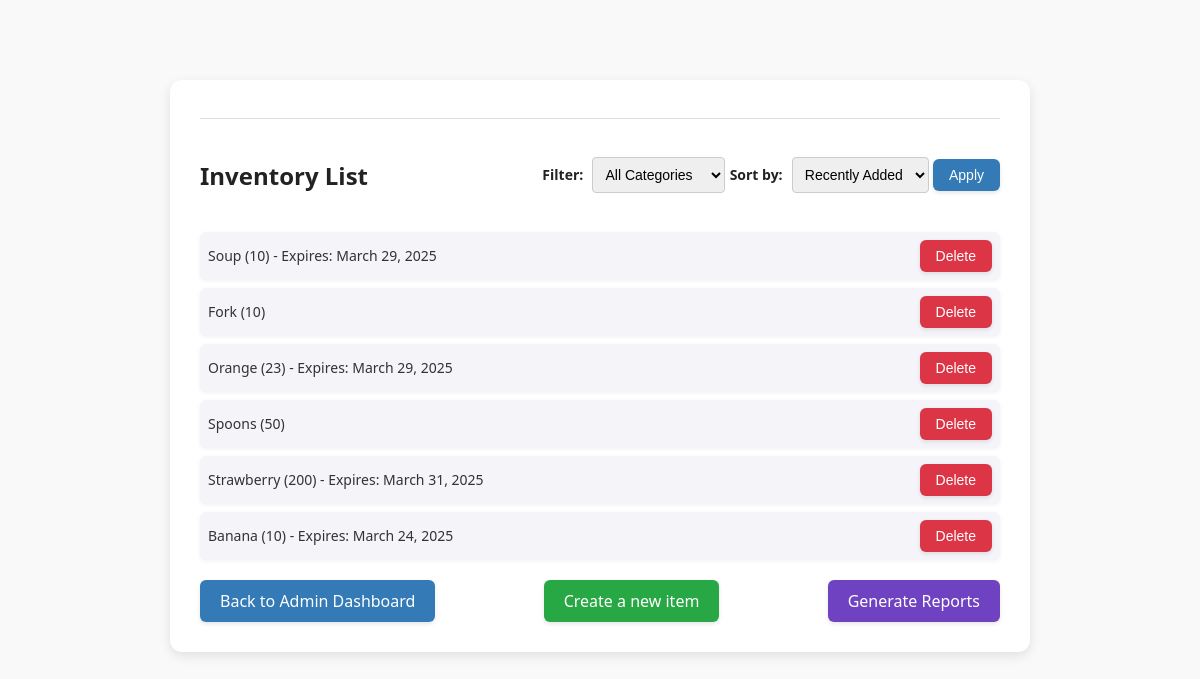
The page /user_management/inventory/ (signed in) on the database as committed earlier.
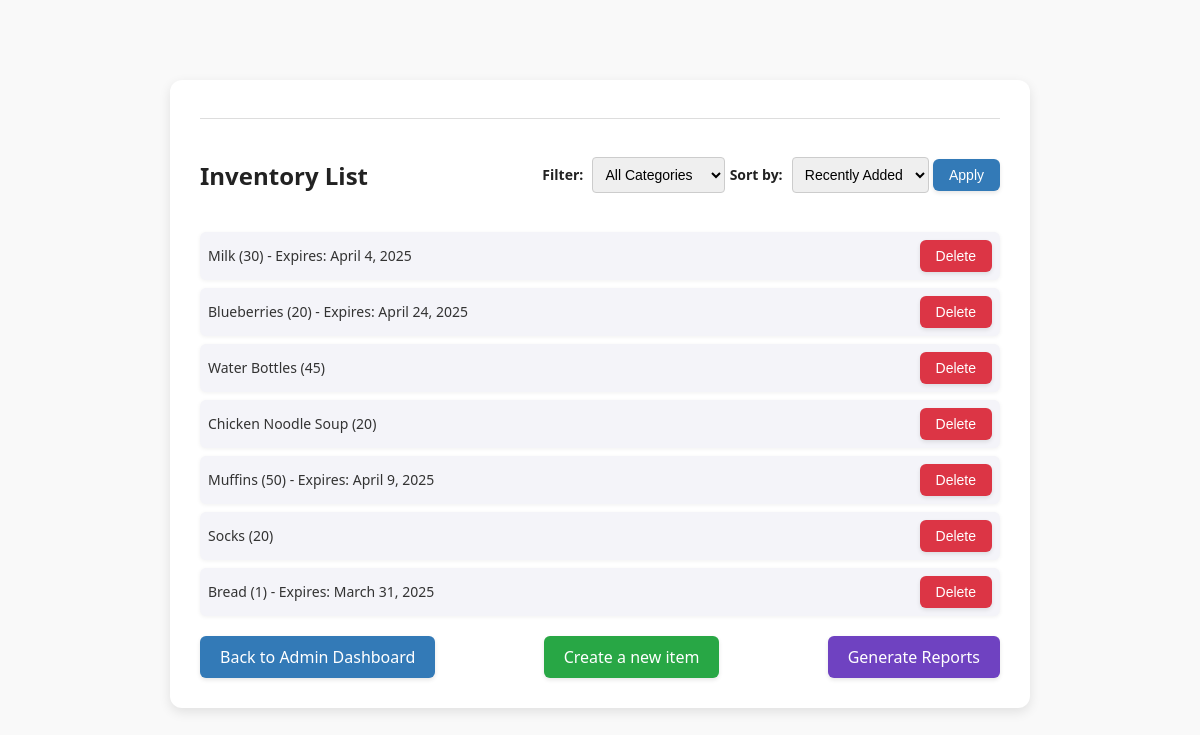
The same page on the database as committed later.
### apps/inventory/models.py (models this page shows)
class InventoryItem(PolymorphicModel):
    name = models.CharField(max_length=100)
    category = models.CharField(max_length=100)
    count = models.IntegerField(default=0)
    @property
    def is_perishable(self):
        return hasattr(self, 'expiry_date')

class PerishableInventoryItem(InventoryItem):
    expiry_date = models.DateField()

class InventoryItem(PolymorphicModel):
    name = models.CharField(max_length=100)
    category = models.CharField(max_length=100)
    count = models.IntegerField(default=0)
    @property
    def is_perishable(self):
        return hasattr(self, 'expiry_date')

class NonPerishableInventoryItem(InventoryItem):
    pass

### apps/inventory/views.py (the view)
# urls.py: path("", views.inventory_main_page, name="inventory_home"),
def inventory_main_page(request):
    category_filter = request.GET.get('category', '')
    sort_order = request.GET.get('sort', '')
    items = InventoryItem.objects.all()
    if category_filter:
        items = items.filter(category=category_filter)
    if sort_order == 'expiry':
        items = sorted(
            items,
            key=lambda i: i.expiry_date if hasattr(i, 'expiry_date') and i.expiry_date else datetime.date.max
        )
    else:
        items = items.order_by('-id')
    return render(request, 'inventory_home.html', {
        'is_admin': request.user.isAdmin(),
        'items': items,
        'selected_category': category_filter,
        'selected_sort': sort_order,
    })

### apps/user_management/models.py (called while the page is built)
    def isAdmin(self):
        return (self.usertype == self.UType.ADMIN)

### apps/inventory/templates/inventory_home.html (shortened to what this page needs)
{% load static %}
<!DOCTYPE html>
<html lang="en">
<head>
    <link rel="stylesheet" href="{% static 'css/inventory_home.css' %}">
</head>
<body>
<div class="container">
    <hr>
    <div class="header-row">
        <h2>Inventory List</h2>
        <div class="filter-form">
            <form method="GET">
                 <label for="category_filter">Filter:</label>
                 <select id="category_filter" name="category">
                      <option value="" {% if not selected_category %}selected{% endif %}>All Categories</option>
                 </select>
                 <label for="sort">Sort by:</label>
                 <select id="sort" name="sort">
                      <option value="default" {% if selected_sort == "default" %}selected{% endif %}>Recently Added</option>
                 </select>
                 <button type="submit" class="filter-apply">Apply</button>
            </form>
        </div>
    </div>
    <ul>
        {% for item in items %}
            <li>
                <span>
                    {{ item.name }} ({{ item.count }})
                    {% if item.is_perishable %}
                        - Expires: {{ item.expiry_date }}
                    {% endif %}
                </span>
                {% if is_admin %}
                <form method="POST" action="{% url 'delete_item' item.id %}" style="display:inline;">
                    <button type="submit">Delete</button>
                </form>
                {% endif %}
            </li>
        {% empty %}
            <li>No items found.</li>
        {% endfor %}
    </ul>
    {% if is_admin %}
    <div class="button-row">
        <div class="back-button-wrapper">
            <a href="{% url 'admin_dashboard' %}">Back to Admin Dashboard</a>
        </div>
        <div class="create-button-wrapper">
            <a href="{% url 'create_item' %}">Create a new item</a>
        </div>
        <div class="report-button-wrapper">
            <a href="{% url 'reports_page' %}" class="btn-report">Generate Reports</a>
        </div>
    </div>
    {% endif %}
</div>
</body>
</html>

### apps/inventory/static/css/inventory_home.css (style rules this page uses)
body { font-family: 'Segoe UI', Tahoma, Geneva, Verdana, sans-serif; background-color: #f9f9f9; margin: 0; padding: 40px; color: #333; }
.container { max-width: 800px; margin: 40px auto; padding: 30px; background-color: #ffffff; border-radius: 12px; box-shadow: 0 4px 12px rgba(0,0,0,0.1); }
h2 { color: #222; font-size: 24px; text-align: center; margin-bottom: 20px; font-weight: 600; }
ul { list-style-type: none; padding: 0; }
ul li { padding: 8px; background-color: #f4f4f9; border-radius: 6px; margin-bottom: 8px; box-shadow: 0 1px 4px rgba(0,0,0,0.06); display: flex; justify-content: space-between; align-items: center; }
ul li span { font-size: 14px; }
button[type="submit"] { background-color: #dc3545; color: white; padding: 8px 16px; font-size: 14px; border: none; border-radius: 6px; cursor: pointer; transition: background-color 0.2s ease; box-shadow: 0 2px 4px rgba(0,0,0,0.1); outline: none; }
.button-row { display: flex; justify-content: space-between; align-items: center; margin-top: 20px; gap: 10px; }
.back-button-wrapper a, .create-button-wrapper a, .report-button-wrapper a { display: inline-block; padding: 10px 20px; color: white; text-decoration: none; border-radius: 6px; font-size: 16px; transition: all 0.2s ease; text-align: center; box-shadow: 0 2px 4px rgba(0,0,0,0.1); }
.back-button-wrapper a { background-color: #337ab7; }
.create-button-wrapper a { background-color: #28a745; }
.report-button-wrapper a { background-color: #6f42c1; }
hr { border: 0; height: 1px; background-color: #ddd; margin-bottom: 20px; }
.header-row { display: flex; justify-content: space-between; align-items: center; margin-bottom: 20px; }
.filter-form { display: flex; align-items: center; flex-wrap: wrap; gap: 10px; }
.filter-form label { margin-right: 5px; font-weight: bold; color: #222; font-size: 14px; }
.filter-form select { padding: 8px; border: 1px solid #ccc; border-radius: 4px; font-size: 14px; }
.filter-form button { padding: 8px 16px; background-color: #337ab7; color: white; border: none; border-radius: 6px; font-size: 14px; transition: all 0.2s ease; cursor: pointer; }

Rows that differ between the two databases and show on the page:
removed PerishableInventoryItem: name "Soup", count "10", expiry_date "March 29, 2025"
removed NonPerishableInventoryItem: name "Fork", count "10"
removed PerishableInventoryItem: name "Orange", count "23", expiry_date "March 29, 2025"
removed NonPerishableInventoryItem: name "Spoons", count "50"
removed PerishableInventoryItem: name "Strawberry", count "200", expiry_date "March 31, 2025"
removed PerishableInventoryItem: name "Banana", count "10", expiry_date "March 24, 2025"
added PerishableInventoryItem: name "Milk", count "30", expiry_date "April 4, 2025"
added PerishableInventoryItem: name "Blueberries", count "20", expiry_date "April 24, 2025"
added NonPerishableInventoryItem: name "Water Bottles", count "45"
added NonPerishableInventoryItem: name "Chicken Noodle Soup", count "20"
added PerishableInventoryItem: name "Muffins", count "50", expiry_date "April 9, 2025"
added NonPerishableInventoryItem: name "Socks", count "20"
added PerishableInventoryItem: name "Bread", count "1", expiry_date "March 31, 2025"
